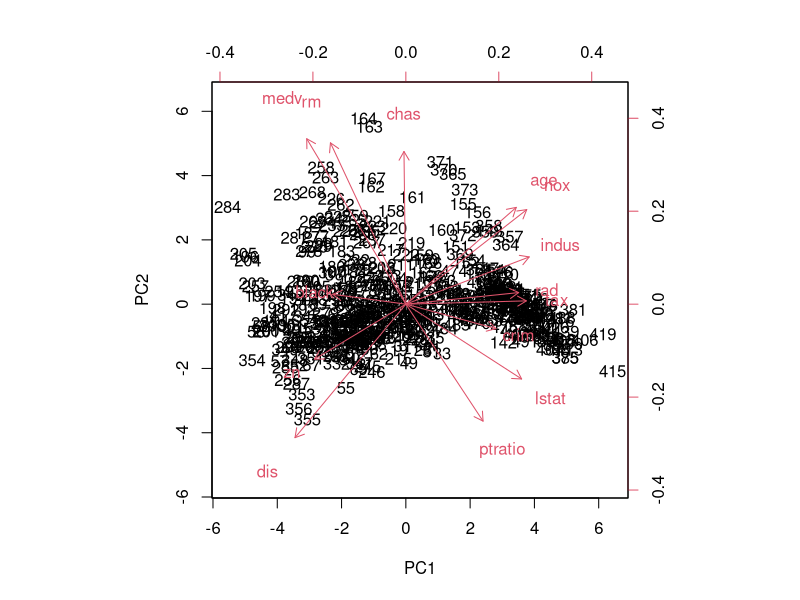
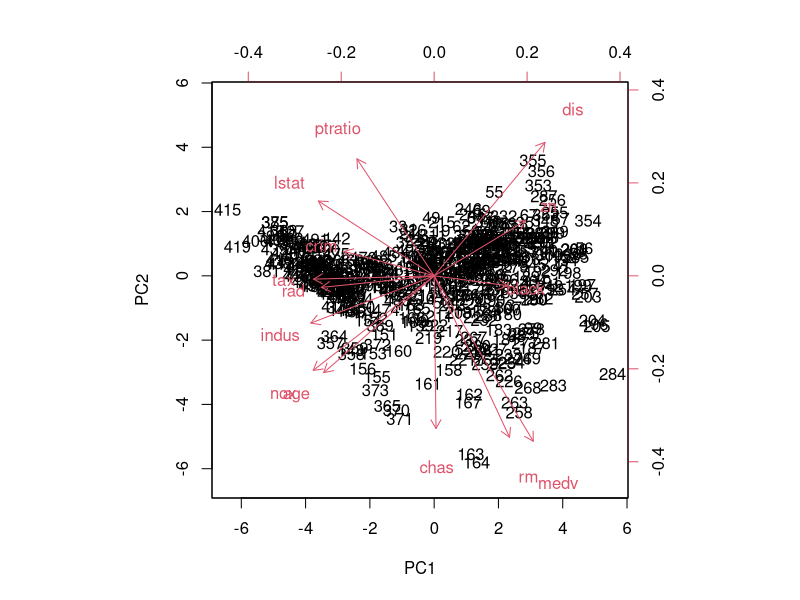
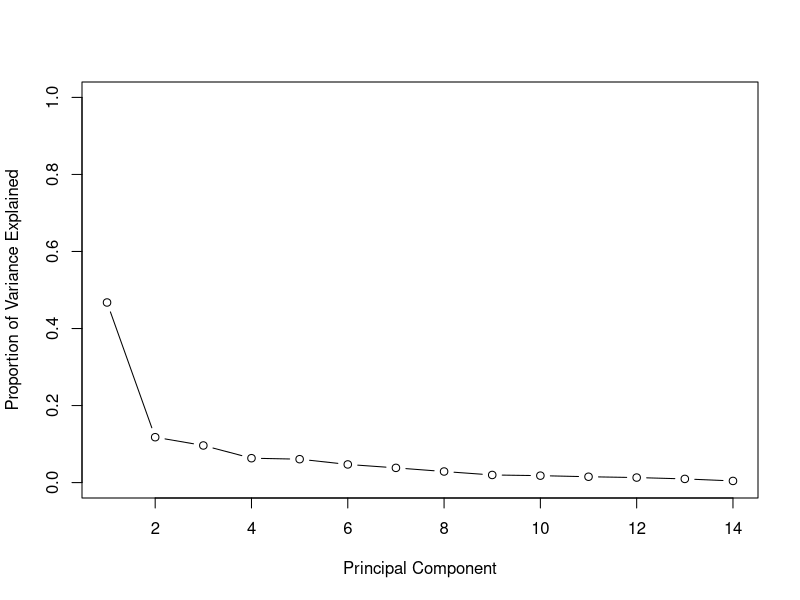
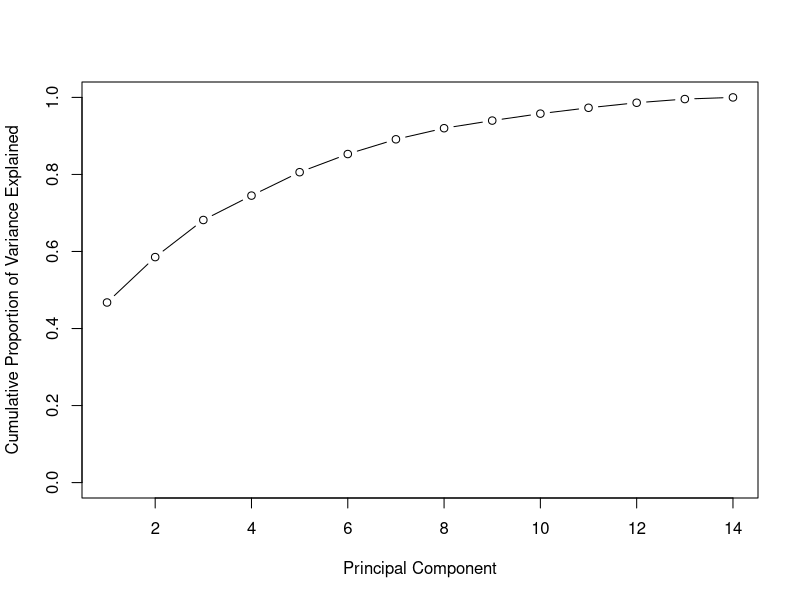
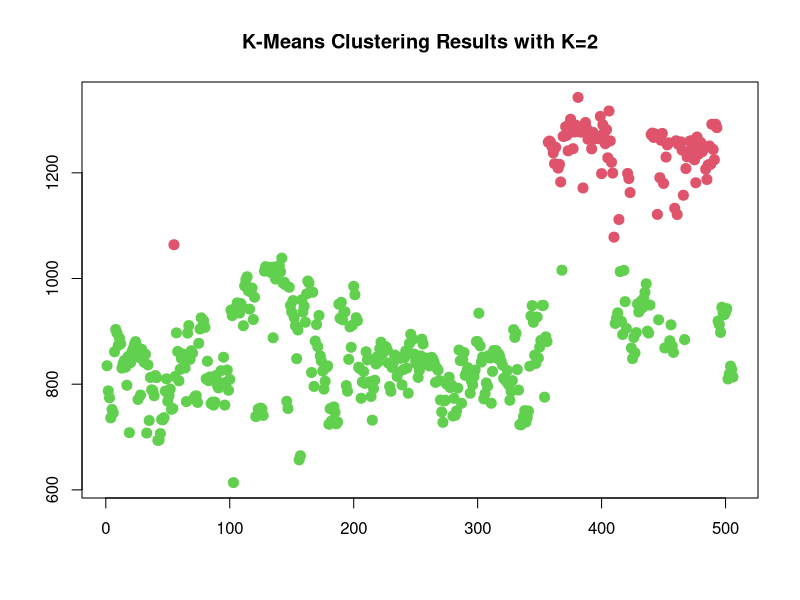
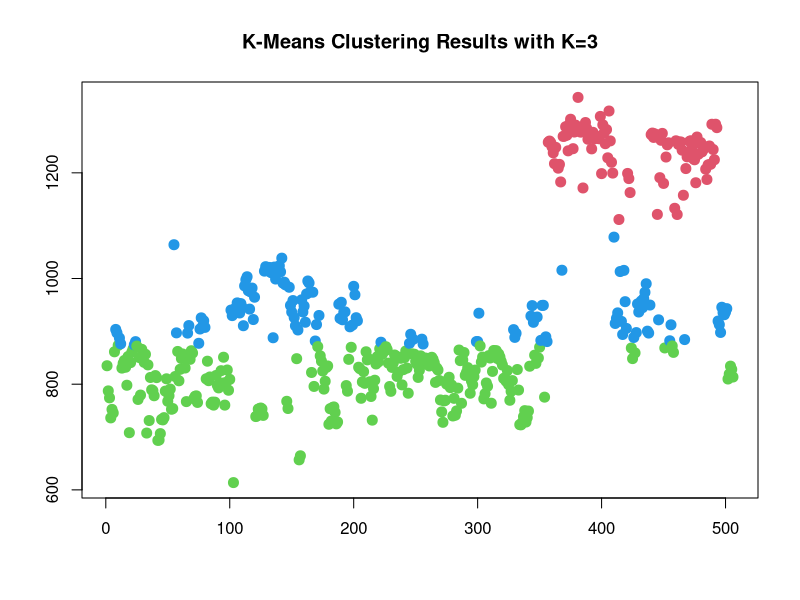
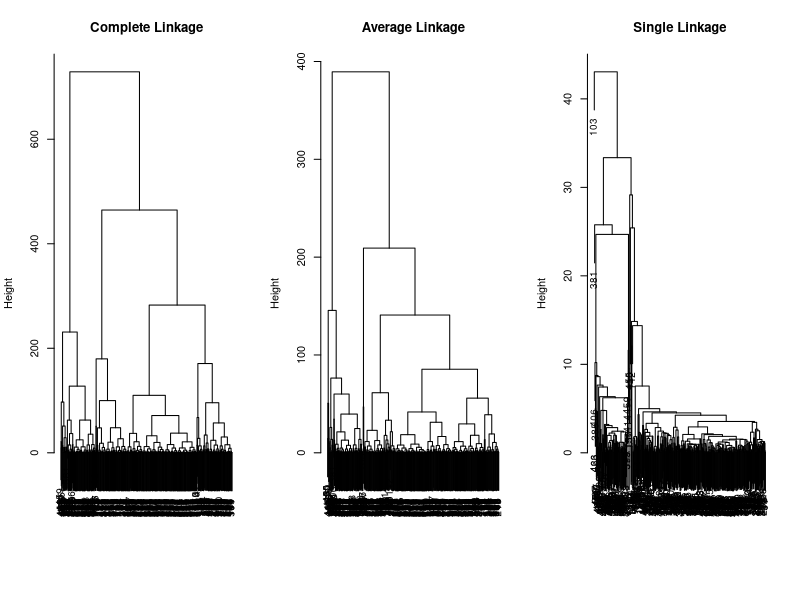
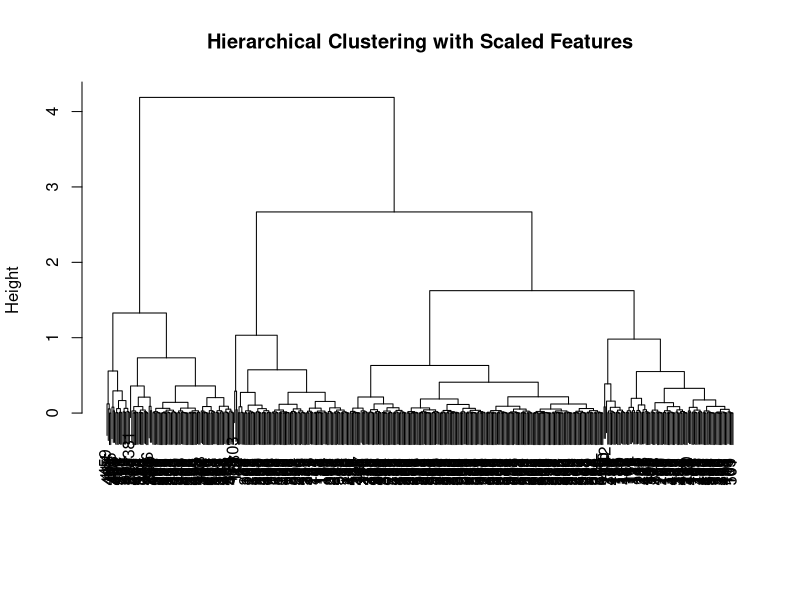

Write R code to recreate these figures, in order.
## ---- chunk 1
knitr::opts_chunk$set(echo = TRUE)
## ---- chunk 2
library ("MASS")
df <- Boston
df$chas <- as.numeric(df$chas)
df$rad <- as.numeric(df$rad)
apply(df, 2, mean)
apply(df, 2, var)
## ---- chunk 3
pr.out=prcomp(df, scale=TRUE)
names(pr.out)
pr.out$center
biplot(pr.out, scale=0)
pr.out$rotation=-pr.out$rotation
pr.out$x=-pr.out$x
biplot(pr.out, scale=0)
pr.var=pr.out$sdev^2
pve=pr.var/sum(pr.var)
plot(pve, xlab="Principal Component", ylab="Proportion of Variance Explained", ylim=c(0,1),type='b')
plot(cumsum(pve), xlab="Principal Component", ylab="Cumulative Proportion of Variance Explained", ylim=c(0,1),type='b')
## ---- chunk 4
x <- matrix(df$crim+df$zn+df$indus+df$chas+df$nox+df$rm+df$age+df$dis+df$rad+df$tax+df$ptratio+df$black+df$lstat+df$medv)
km.out=kmeans(x,2,nstart=1)
plot(x, col=(km.out$cluster+1), main="K-Means Clustering Results with K=2", xlab="", ylab="", pch=20, cex=2)
## ---- chunk 5
km.out=kmeans(x,3,nstart=1)
plot(x, col=(km.out$cluster+1), main="K-Means Clustering Results with K=3", xlab="", ylab="", pch=20, cex=2)
km.out=kmeans(x,3,nstart=1)
km.out$tot.withinss
km.out=kmeans(x,3,nstart=2)
km.out$tot.withinss
## ---- chunk 6
hc.complete=hclust(dist(x), method="complete")
hc.average=hclust(dist(x), method="average")
hc.single=hclust(dist(x), method="single")
par(mfrow=c(1,3))
plot(hc.complete,main="Complete Linkage", xlab="", sub="", cex=.9)
plot(hc.average, main="Average Linkage", xlab="", sub="", cex=.9)
plot(hc.single, main="Single Linkage", xlab="", sub="", cex=.9)
xsc=scale(x)
par(mfrow=c(1,1))
plot(hclust(dist(xsc), method="complete"), main="Hierarchical Clustering with Scaled Features", xlab="", sub="")
## ---- chunk 7
y <- cutree(hc.complete,3)
df<-data.frame(df,y) 
kl1<-df[y==1,] 
kl2<-df[y==2,] 
kl3<-df[y==3,]

fit1 <- lm(crim ~ .-chas -ptratio -tax -lstat -indus -nox - dis -zn -age - medv, kl1)
summary(fit1)
train <- sample(1:nrow(kl1), nrow(kl1)/2)
test <- -train
z <- kl1$crim
z.test <- z[test]
round(mean((mean(z[train]) - z.test)^2), 0)
## ---- chunk 8
fit2 <- lm(crim ~ .-medv -zn -dis -age -rad -rm -black -ptratio, kl2)
summary(fit2)
train <- sample(1:nrow(kl2), nrow(kl2)/2)
test <- -train
z <- kl2$crim
z.test <- z[test]
round(mean((mean(z[train]) - z.test)^2), 0)
## ---- chunk 9
fit3 <- lm(crim ~ .- chas -rm -black -lstat, kl3)
summary(fit3)
train <- sample(1:nrow(kl3), nrow(kl3)/2)
test <- -train
z <- kl3$crim
z.test <- z[test]
round(mean((mean(z[train]) - z.test)^2), 0)
